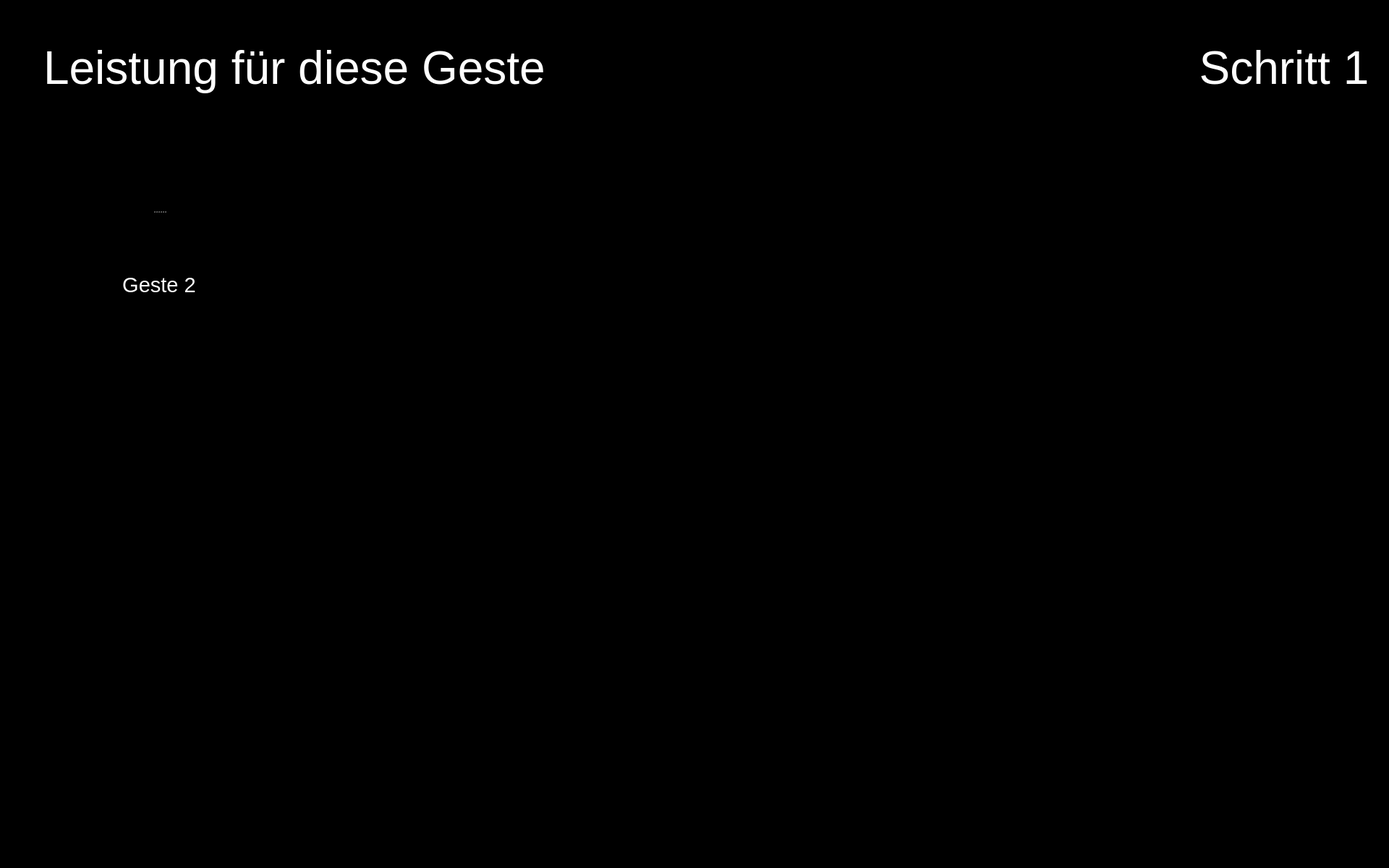
<?xml version="1.0" encoding="UTF-8"?>
<ui version="4.0">
 <class>Form</class>
 <widget class="QWidget" name="Form">
  <property name="geometry">
   <rect>
    <x>0</x>
    <y>0</y>
    <width>1920</width>
    <height>1200</height>
   </rect>
  </property>
  <property name="maximumSize">
   <size>
    <width>1920</width>
    <height>1200</height>
   </size>
  </property>
  <property name="windowTitle">
   <string>Form</string>
  </property>
  <property name="styleSheet">
   <string notr="true">background-color: rgb(0, 0, 0);</string>
  </property>
  <widget class="QPushButton" name="button_nav_left">
   <property name="enabled">
    <bool>true</bool>
   </property>
   <property name="geometry">
    <rect>
     <x>800</x>
     <y>560</y>
     <width>150</width>
     <height>150</height>
    </rect>
   </property>
   <property name="minimumSize">
    <size>
     <width>81</width>
     <height>81</height>
    </size>
   </property>
   <property name="maximumSize">
    <size>
     <width>150</width>
     <height>150</height>
    </size>
   </property>
   <property name="cursor">
    <cursorShape>OpenHandCursor</cursorShape>
   </property>
   <property name="focusPolicy">
    <enum>Qt::WheelFocus</enum>
   </property>
   <property name="contextMenuPolicy">
    <enum>Qt::DefaultContextMenu</enum>
   </property>
   <property name="layoutDirection">
    <enum>Qt::LeftToRight</enum>
   </property>
   <property name="autoFillBackground">
    <bool>false</bool>
   </property>
   <property name="styleSheet">
    <string notr="true"/>
   </property>
   <property name="icon">
    <iconset resource="resources/res.qrc">
     <normaloff>:/buttons/Button Left.svg</normaloff>:/buttons/Button Left.svg</iconset>
   </property>
   <property name="iconSize">
    <size>
     <width>144</width>
     <height>144</height>
    </size>
   </property>
   <property name="autoDefault">
    <bool>false</bool>
   </property>
   <property name="default">
    <bool>false</bool>
   </property>
   <property name="flat">
    <bool>true</bool>
   </property>
  </widget>
  <widget class="QPushButton" name="button_nav_right">
   <property name="enabled">
    <bool>true</bool>
   </property>
   <property name="geometry">
    <rect>
     <x>960</x>
     <y>560</y>
     <width>150</width>
     <height>150</height>
    </rect>
   </property>
   <property name="minimumSize">
    <size>
     <width>81</width>
     <height>81</height>
    </size>
   </property>
   <property name="maximumSize">
    <size>
     <width>150</width>
     <height>150</height>
    </size>
   </property>
   <property name="cursor">
    <cursorShape>OpenHandCursor</cursorShape>
   </property>
   <property name="focusPolicy">
    <enum>Qt::WheelFocus</enum>
   </property>
   <property name="contextMenuPolicy">
    <enum>Qt::DefaultContextMenu</enum>
   </property>
   <property name="layoutDirection">
    <enum>Qt::LeftToRight</enum>
   </property>
   <property name="autoFillBackground">
    <bool>false</bool>
   </property>
   <property name="styleSheet">
    <string notr="true"/>
   </property>
   <property name="icon">
    <iconset resource="resources/res.qrc">
     <normaloff>:/buttons/Button Right.svg</normaloff>:/buttons/Button Right.svg</iconset>
   </property>
   <property name="iconSize">
    <size>
     <width>144</width>
     <height>144</height>
    </size>
   </property>
   <property name="autoDefault">
    <bool>false</bool>
   </property>
   <property name="default">
    <bool>false</bool>
   </property>
   <property name="flat">
    <bool>true</bool>
   </property>
  </widget>
  <widget class="QPushButton" name="button_exit">
   <property name="enabled">
    <bool>true</bool>
   </property>
   <property name="geometry">
    <rect>
     <x>1760</x>
     <y>1040</y>
     <width>150</width>
     <height>150</height>
    </rect>
   </property>
   <property name="minimumSize">
    <size>
     <width>81</width>
     <height>81</height>
    </size>
   </property>
   <property name="maximumSize">
    <size>
     <width>150</width>
     <height>150</height>
    </size>
   </property>
   <property name="cursor">
    <cursorShape>OpenHandCursor</cursorShape>
   </property>
   <property name="focusPolicy">
    <enum>Qt::WheelFocus</enum>
   </property>
   <property name="contextMenuPolicy">
    <enum>Qt::DefaultContextMenu</enum>
   </property>
   <property name="icon">
    <iconset resource="resources/res.qrc">
     <normaloff>:/buttons/Button Exit.svg</normaloff>:/buttons/Button Exit.svg</iconset>
   </property>
   <property name="iconSize">
    <size>
     <width>144</width>
     <height>144</height>
    </size>
   </property>
   <property name="autoDefault">
    <bool>false</bool>
   </property>
   <property name="default">
    <bool>false</bool>
   </property>
   <property name="flat">
    <bool>true</bool>
   </property>
  </widget>
  <widget class="QLabel" name="image_step">
   <property name="geometry">
    <rect>
     <x>1650</x>
     <y>170</y>
     <width>250</width>
     <height>250</height>
    </rect>
   </property>
   <property name="font">
    <font>
     <pointsize>48</pointsize>
    </font>
   </property>
   <property name="styleSheet">
    <string notr="true">color: rgb(255, 255, 255);</string>
   </property>
   <property name="text">
    <string/>
   </property>
   <property name="pixmap">
    <pixmap resource="resources/res.qrc">:/detected steps/Detected Step1_Button.png</pixmap>
   </property>
   <property name="alignment">
    <set>Qt::AlignCenter</set>
   </property>
   <property name="wordWrap">
    <bool>true</bool>
   </property>
  </widget>
  <widget class="QLabel" name="label_plot_1">
   <property name="geometry">
    <rect>
     <x>490</x>
     <y>180</y>
     <width>850</width>
     <height>340</height>
    </rect>
   </property>
   <property name="maximumSize">
    <size>
     <width>1200</width>
     <height>480</height>
    </size>
   </property>
   <property name="font">
    <font>
     <pointsize>48</pointsize>
    </font>
   </property>
   <property name="styleSheet">
    <string notr="true">color: rgb(255, 255, 255);</string>
   </property>
   <property name="text">
    <string/>
   </property>
   <property name="scaledContents">
    <bool>true</bool>
   </property>
  </widget>
  <widget class="QLabel" name="icon_newbie_1">
   <property name="enabled">
    <bool>true</bool>
   </property>
   <property name="geometry">
    <rect>
     <x>490</x>
     <y>380</y>
     <width>100</width>
     <height>100</height>
    </rect>
   </property>
   <property name="sizePolicy">
    <sizepolicy hsizetype="Preferred" vsizetype="Preferred">
     <horstretch>0</horstretch>
     <verstretch>0</verstretch>
    </sizepolicy>
   </property>
   <property name="maximumSize">
    <size>
     <width>100</width>
     <height>100</height>
    </size>
   </property>
   <property name="text">
    <string/>
   </property>
   <property name="pixmap">
    <pixmap resource="resources/res.qrc">:/img/Icon User.png</pixmap>
   </property>
   <property name="scaledContents">
    <bool>true</bool>
   </property>
  </widget>
  <widget class="QLabel" name="icon_reaction_1">
   <property name="enabled">
    <bool>true</bool>
   </property>
   <property name="geometry">
    <rect>
     <x>1400</x>
     <y>250</y>
     <width>200</width>
     <height>200</height>
    </rect>
   </property>
   <property name="sizePolicy">
    <sizepolicy hsizetype="Preferred" vsizetype="Preferred">
     <horstretch>0</horstretch>
     <verstretch>0</verstretch>
    </sizepolicy>
   </property>
   <property name="maximumSize">
    <size>
     <width>200</width>
     <height>200</height>
    </size>
   </property>
   <property name="text">
    <string/>
   </property>
   <property name="scaledContents">
    <bool>true</bool>
   </property>
  </widget>
  <widget class="QLabel" name="icon_expert_1">
   <property name="enabled">
    <bool>true</bool>
   </property>
   <property name="geometry">
    <rect>
     <x>490</x>
     <y>220</y>
     <width>100</width>
     <height>100</height>
    </rect>
   </property>
   <property name="sizePolicy">
    <sizepolicy hsizetype="Preferred" vsizetype="Preferred">
     <horstretch>0</horstretch>
     <verstretch>0</verstretch>
    </sizepolicy>
   </property>
   <property name="maximumSize">
    <size>
     <width>100</width>
     <height>100</height>
    </size>
   </property>
   <property name="text">
    <string/>
   </property>
   <property name="pixmap">
    <pixmap resource="resources/res.qrc">:/img/Icon Expert.png</pixmap>
   </property>
   <property name="scaledContents">
    <bool>true</bool>
   </property>
  </widget>
  <widget class="QLabel" name="label_text_step">
   <property name="geometry">
    <rect>
     <x>1650</x>
     <y>20</y>
     <width>250</width>
     <height>150</height>
    </rect>
   </property>
   <property name="font">
    <font>
     <family>Arial</family>
     <pointsize>48</pointsize>
     <weight>9</weight>
     <italic>false</italic>
     <bold>false</bold>
    </font>
   </property>
   <property name="styleSheet">
    <string notr="true">font: 75 48pt &quot;Arial&quot;;
color: rgb(255, 255, 255);</string>
   </property>
   <property name="text">
    <string>Schritt 1</string>
   </property>
   <property name="textFormat">
    <enum>Qt::RichText</enum>
   </property>
   <property name="alignment">
    <set>Qt::AlignCenter</set>
   </property>
   <property name="wordWrap">
    <bool>true</bool>
   </property>
  </widget>
  <widget class="QSplitter" name="splitter_4">
   <property name="geometry">
    <rect>
     <x>60</x>
     <y>210</y>
     <width>320</width>
     <height>282</height>
    </rect>
   </property>
   <property name="orientation">
    <enum>Qt::Vertical</enum>
   </property>
   <widget class="QLabel" name="image_required_3">
    <property name="maximumSize">
     <size>
      <width>320</width>
      <height>240</height>
     </size>
    </property>
    <property name="text">
     <string/>
    </property>
    <property name="pixmap">
     <pixmap resource="resources/res.qrc">:/img/gesture2.png</pixmap>
    </property>
    <property name="scaledContents">
     <bool>true</bool>
    </property>
   </widget>
   <widget class="QLabel" name="text_required_3">
    <property name="font">
     <font>
      <family>Arial</family>
      <pointsize>22</pointsize>
      <weight>9</weight>
      <italic>false</italic>
      <bold>false</bold>
     </font>
    </property>
    <property name="styleSheet">
     <string notr="true">font: 75 22pt &quot;Arial&quot;;
color: rgb(255, 255, 255);</string>
    </property>
    <property name="text">
     <string>Geste 2</string>
    </property>
    <property name="textFormat">
     <enum>Qt::PlainText</enum>
    </property>
    <property name="alignment">
     <set>Qt::AlignCenter</set>
    </property>
    <property name="wordWrap">
     <bool>true</bool>
    </property>
   </widget>
  </widget>
  <widget class="QLabel" name="label_trouble">
   <property name="geometry">
    <rect>
     <x>60</x>
     <y>20</y>
     <width>1280</width>
     <height>150</height>
    </rect>
   </property>
   <property name="font">
    <font>
     <family>Arial</family>
     <pointsize>48</pointsize>
     <weight>9</weight>
     <italic>false</italic>
     <bold>false</bold>
    </font>
   </property>
   <property name="styleSheet">
    <string notr="true">font: 75 48pt &quot;Arial&quot;;
color: rgb(255, 255, 255);</string>
   </property>
   <property name="text">
    <string>Leistung für diese Geste</string>
   </property>
   <property name="textFormat">
    <enum>Qt::RichText</enum>
   </property>
   <property name="alignment">
    <set>Qt::AlignLeading|Qt::AlignLeft|Qt::AlignVCenter</set>
   </property>
   <property name="wordWrap">
    <bool>true</bool>
   </property>
  </widget>
 </widget>
 <resources>
  <include location="resources/res.qrc"/>
 </resources>
 <connections/>
</ui>
